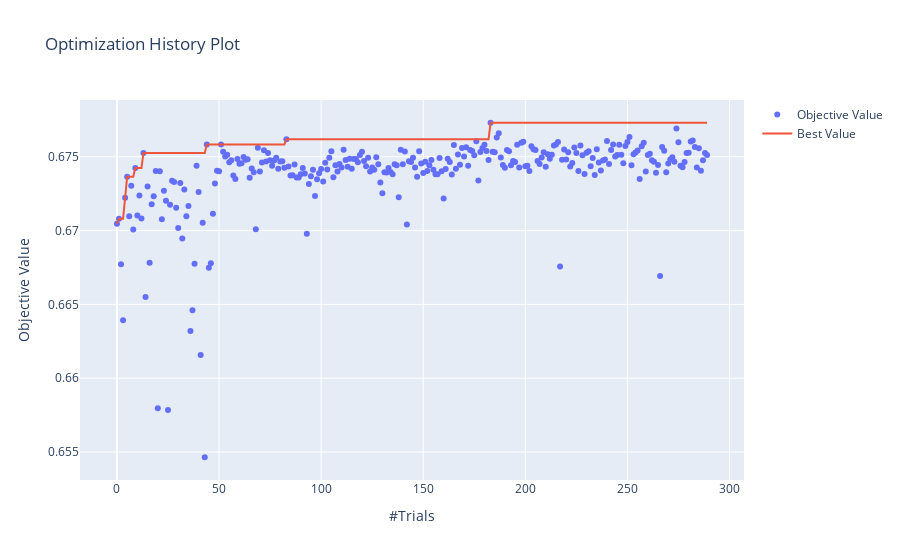

Notebook source saved alongside this figure:
### Code cell
# history
optuna.visualization.plot_optimization_history(study)

### Figure 1 — Plotly figure (JSON) as saved in the notebook; plotly's stock layout.template omitted (floating-point values rounded to 4 significant figures; data arrays with more than 128 entries replaced by an {"elided": "..."} marker saying what was removed)
{"data": [{"mode": "markers", "name": "Objective Value", "type": "scatter", "x": {"elided": "290 int values"}, "y": {"elided": "290 float values"}}, {"name": "Best Value", "type": "scatter", "x": {"elided": "290 int values"}, "y": {"elided": "290 float values"}}], "layout": {"autosize": true, "title": {"text": "Optimization History Plot"}, "xaxis": {"autorange": true, "range": [-18.23, 307.2], "title": {"text": "#Trials"}, "type": "linear"}, "yaxis": {"autorange": true, "range": [0.6528, 0.6792], "title": {"text": "Objective Value"}, "type": "linear"}}}
